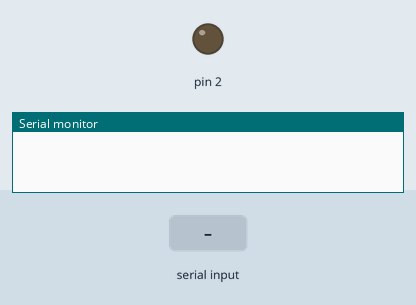
The sketch below on a simulated Arduino Uno, built with avr-gcc and run on an emulated ATmega328P. Shown: output pins drawn as LEDs (lit = HIGH), the last lines printed to the serial monitor. Inputs (shaded band) come from the test bench.

Above: at 1.2 s.
1.3 s: "1\n" received over Serial
At 3.6 s:
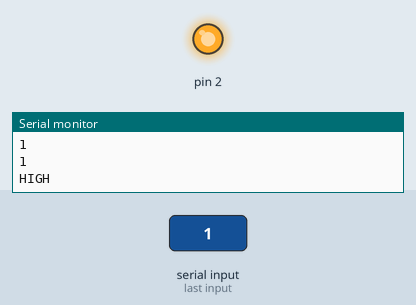
6.3 s: "0\n" received over Serial
At 8.6 s:
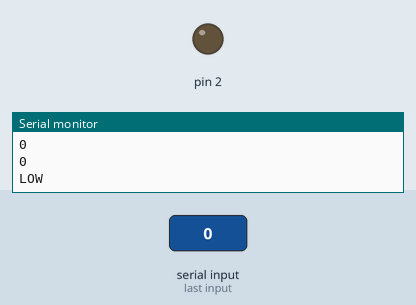
Timing chart, 0 to 10.1 s (numbered marks = the images above; inputs shaded):
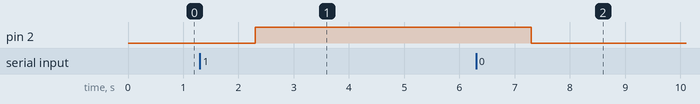

The sketch:

TestSerialInp.ino
```cpp
void setup() {
  // put your setup code here, to run once:
  pinMode(2,OUTPUT);
  digitalWrite(2,LOW);
  Serial.begin(19200);
}
String str;
int inp;
void loop() {
  // put your main code here, to run repeatedly:
  if(Serial.available() > 0)
  {
    str = Serial.readString();
    inp = str.toInt();
    Serial.println(str);
    Serial.println(inp);

    if(inp == 1) {
      Serial.println("HIGH");
      digitalWrite(2,HIGH);
      }
     else if(inp == 0) {
      Serial.println("LOW");
      digitalWrite(2,LOW);
      }
   }

  }
```

Measured:
- after the input at 1.3 s, pin 2: LOW → HIGH after 1.0 s
- after the input at 6.3 s, pin 2: HIGH → LOW after 1.0 s
